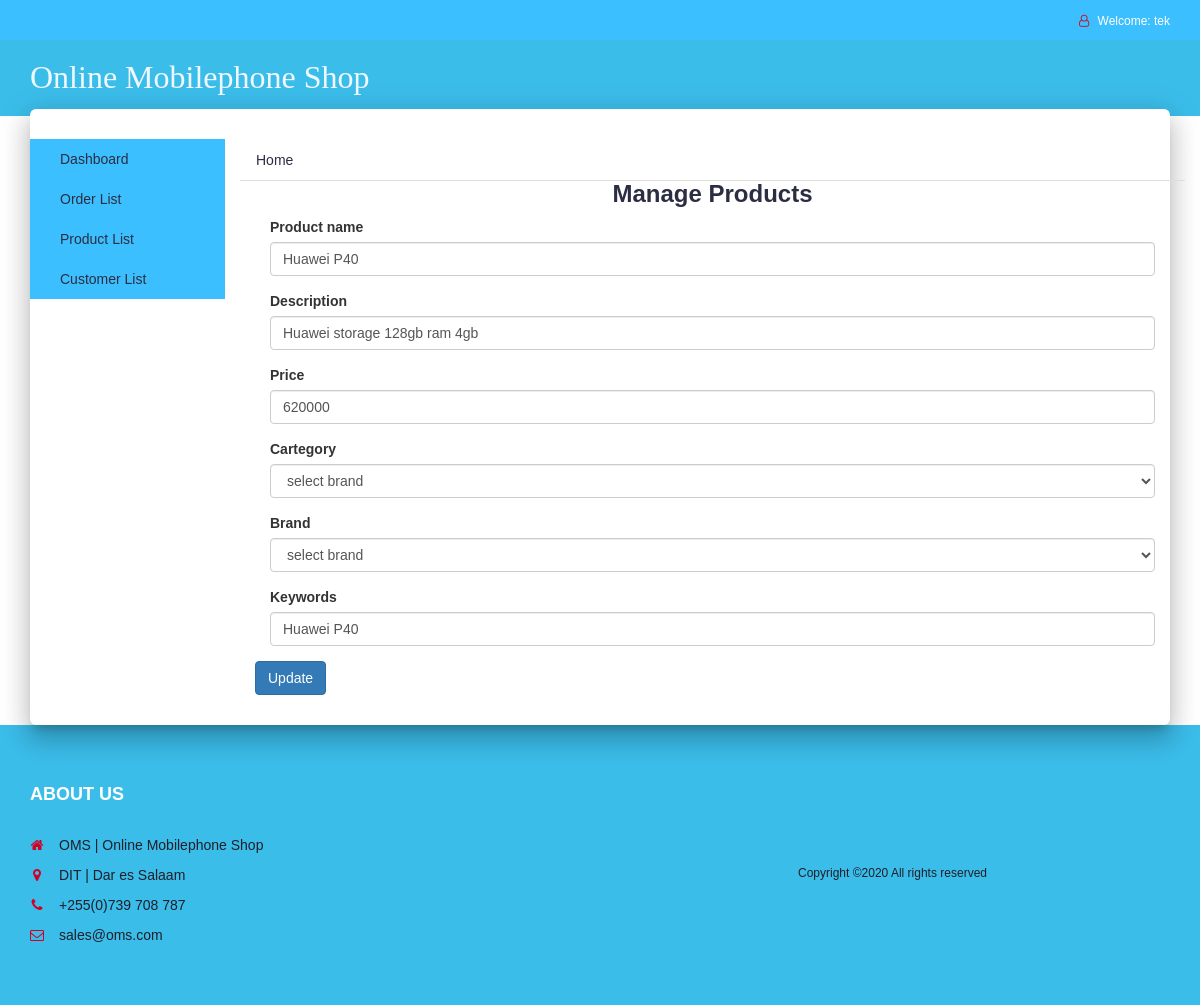
Page /admin/editproduct.php?product_id=10 (signed in) on the earlier database version.
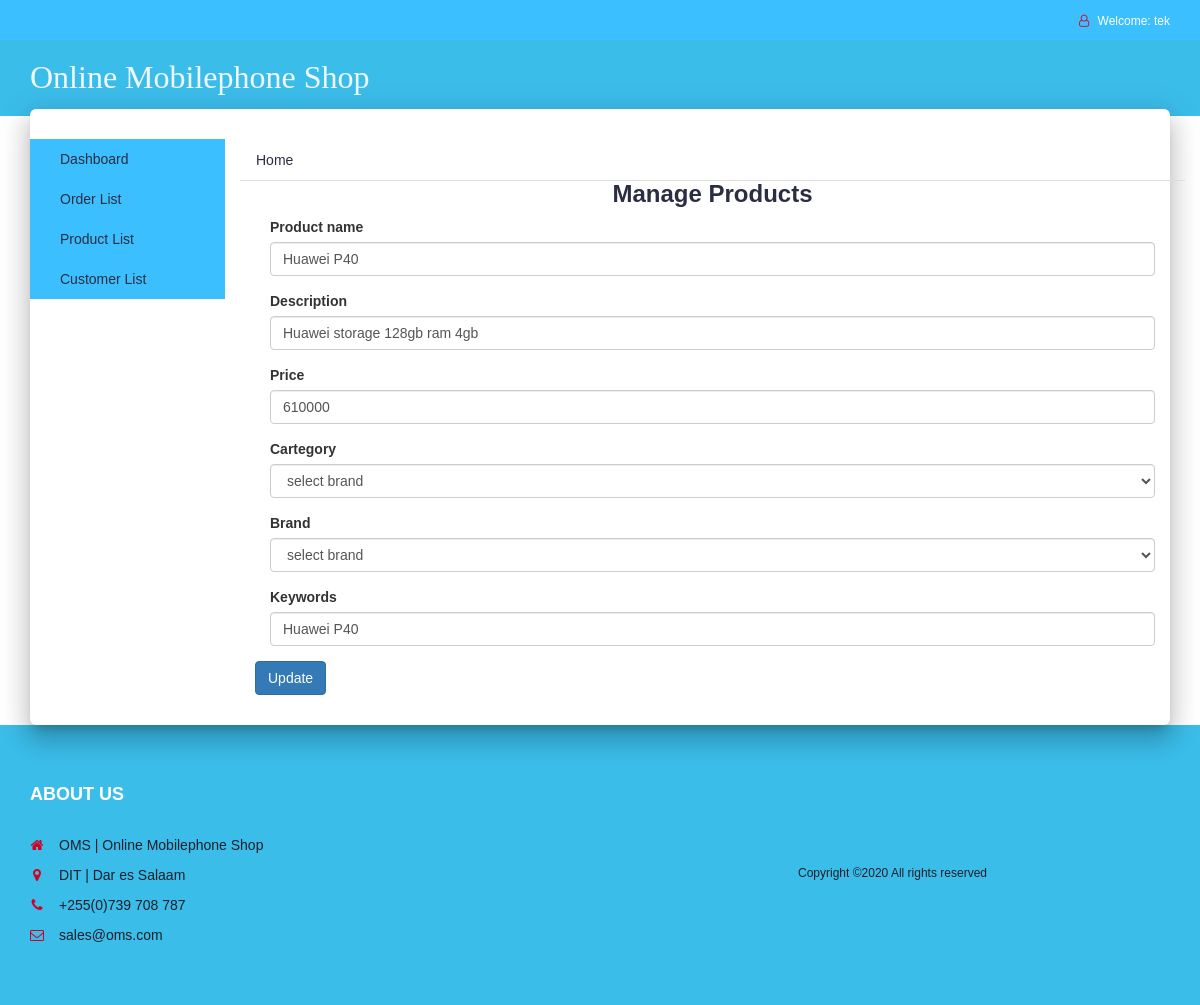
Same page on the later database version.
### tables this page shows
CREATE TABLE `product` (
  `product_id` int(10) NOT NULL,
  `product_name` varchar(100) NOT NULL,
  `product_desc` text NOT NULL,
  `product_image` text,
  `product_price` int(100) NOT NULL,
  `seller_id` int(10) DEFAULT NULL,
  `cat_id` int(10) DEFAULT NULL,
  `brand_id` int(10) DEFAULT NULL,
  `product_keywords` varchar(100) DEFAULT NULL
);

### admin/editproduct.php (the view, shortened to what this page needs)
<?php
include "header.php";
$p_id=$_REQUEST['product_id'];
$result=mysqli_query($con,"select product_id,product_name,product_desc, product_price, cat_id, brand_id, product_keywords from product where product_id='$p_id'")or die ("query 1 incorrect...");
list($p_id,$pname,$pdesc,$pprice,$cat,$brand, $pkeyword)=mysqli_fetch_array($result);
?>
      <div class="main main-raised">
		<div class="section">
			<div class="container">
				<div class="row">
	<div id="aside" class="col-md-2" style="background:#3BBfff">
        <ul class="nav">
          <li class="nav-item"><a class="nav-link active"  href="admin_home.php">Dashboard</a></li>
          <li class="nav-item"><a data-toggle="tab" href="#orders">Order List</a></li>
          <li class="nav-item"><a data-toggle="tab" href="#products">Product List</a></li>
          <li class="nav-item"><a data-toggle="tab" href="#customers">Customer List</a></li>
        </ul>
	</div>
	<div class="col-md-10">
  <ul class="nav nav-tabs">
          <li class="nav-item"><a class="nav-link active" href="admin_home.php">Home</a></li>
        </ul>
        <div class="container-fluid">
        <h3 style="text-align:center">Manage Products</h3>
        <form action="<?php echo $_SERVER['PHP_SELF']; ?>" name="form" method="post" enctype="multipart/form-data">
              <div class="card-body">
                    <div class="col-md-12 ">
                      <div class="form-group">
                        <label>Product name</label>
                        <input type="text" id="pname" name="pname"  class="form-control" value="<?php echo $pname; ?>" >
                      </div>
                    </div>
                    <div class="col-md-12 ">
                      <div class="form-group">
                        <label>Description</label>
                        <input type="text" id="pdesc" name="pdesc" class="form-control" value="<?php echo $pdesc; ?>" >
                      </div>
                    </div>
                    <div class="col-md-12 ">
                      <div class="form-group">
                        <label for="exampleInputEmail1">Price</label>
                        <input type="number"  id="price" name="pprice" class="form-control" value="<?php echo $pprice; ?>">
                      </div>
                    </div>
                    <div class="col-md-12 ">
                      <div class="form-group">
                        <label for="cat">Cartegory</label>
                        <select class="form-control" name="cat" id="cat" required>
                           <option value="<?php echo $cat; ?>" selected>select brand</option>
                        </select>
                      </div>
                    </div>
                    <div class="col-md-12 ">
                      <div class="form-group">
                        <label for="brand">Brand</label>
                        <select class="form-control" name="pbrand" id="brand" required>
                          <option value="<?php echo $brand; ?>" selected>select brand</option>
                         </select>
                      </div>
                    </div>
                    <div class="col-md-12 ">
                      <div class="form-group">
                        <label >Keywords</label>
                        <input type="text" name="pkeyword" id="pkeyword" class="form-control" value="<?php echo $pkeyword; ?>">
                      </div>
                    </div>
              </div>
              <div class="card-footer">
                <button type="submit" id="btn_update" name="btn_update" class="btn btn-fill btn-primary">Update</button>
              </div>
              </form>
        </div>
	</div>
	</div>
	</div>
	</div>
</div>
<?php
include "footer.php";
?>

Differences in the rows shown:
changed product "Huawei P40": pprice "620000" → "610000"
